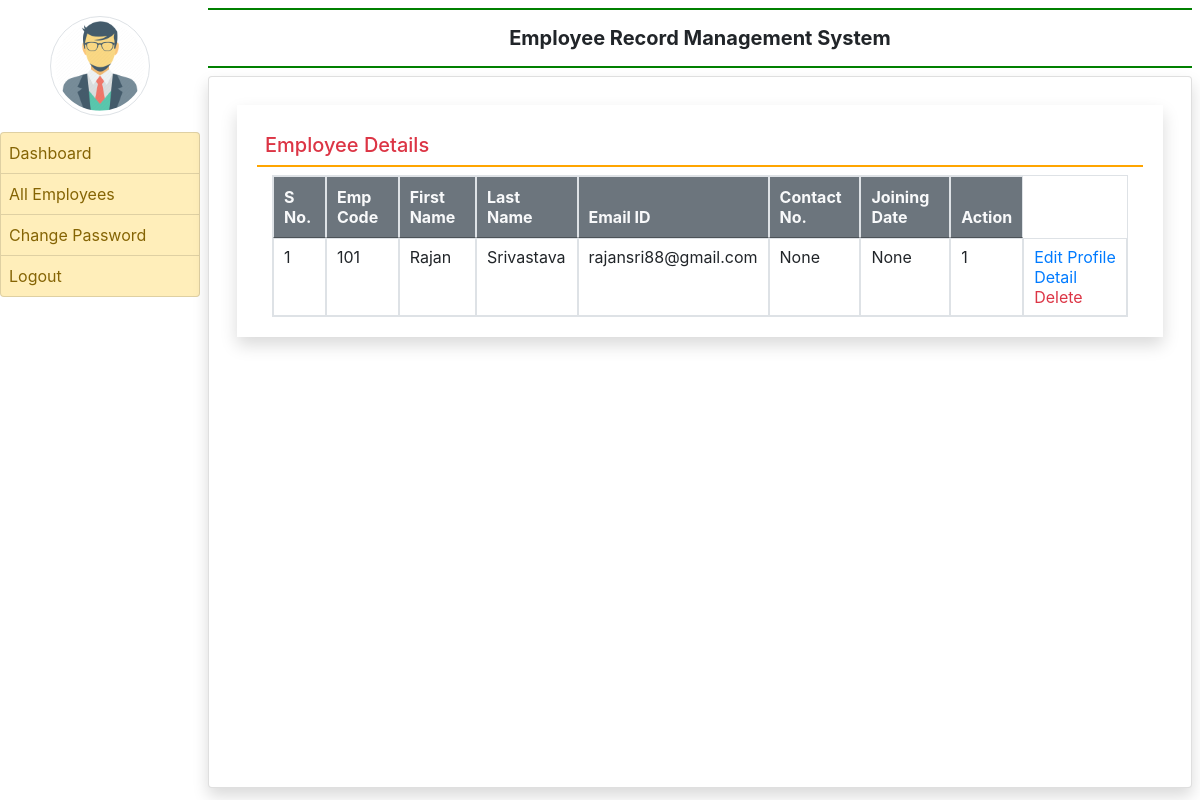
Screenshot of /all_employee/ (signed in) with the database file from the repository.
### employee/models.py (models this page shows, shortened)
class EmployeeDetail(models.Model):
    user = models.ForeignKey(User,on_delete=models.CASCADE,null=True)
    empcode = models.CharField(max_length=50,null=True)
    empdept = models.CharField(max_length=100,null=True)
    designation = models.CharField(max_length=100,null=True)
    contact = models.CharField(max_length=15,null=True)
    gender = models.CharField(max_length=50,null=True)
    joiningdate = models.DateField(null=True)

### employee/views.py (the view)
# urls.py: path('all_employee/',all_employee, name='all_employee'),
def all_employee(request):
    if not request.user.is_authenticated:
        return redirect('admin_login')
    employee = EmployeeDetail.objects.all()
    return render(request, 'all_employee.html', locals())

### employee/templates/all_employee.html
{% extends 'admin_base.html' %}
{% block main %}
<div class="class shadow m-2">
    <div class="card-body">
        <h5 class="p-2 text-danger" style="border-bottom: 2px solid orange">Employee Details</h5>
        <div class="container-fluid">
            <table class="table table-bordered table-hover" id="example">
                <thead class="text-light bg-secondary">
                    <tr>
                        <th>S No.</th>
                        <th>Emp Code</th>
                        <th>First Name</th>
                        <th>Last Name</th>
                        <th>Email ID</th>
                        <th>Contact No.</th>
                        <th>Joining Date</th>
                        <th>Action</th>
                    </tr>
                </thead>
                <tbody>
                    {% for i in employee %}
                        <tr>
                            <td>{{forloop.counter}}</td>
                            <td>{{i.empcode}}</td>
                            <td>{{i.user.first_name}}</td>
                            <td>{{i.user.last_name}}</td>
                            <td>{{i.user.username}}</td>
                            <td>{{i.contact}}</td>
                            <td>{{i.joiningdate}}</td>
                            <td>{{forloop.counter}}</td>
                            <td><a href="{% url 'edit_profile' i.id %}" class="text-primary">Edit Profile Detail</a>
                                <a href="{% url 'delete_employee' i.user.id %}" class="text-danger">Delete</a>
                            </td>
                        </tr>
                    {% endfor %}
                </tbody>
            </table>
        </div>
    </div>
</div>
{% endblock %}

### rows the page displays
EmployeeDetail: empcode "101", user.first_name "Rajan", user.last_name "Srivastava", user.username "rajansri88@gmail.com", contact "None", joiningdate "None"
